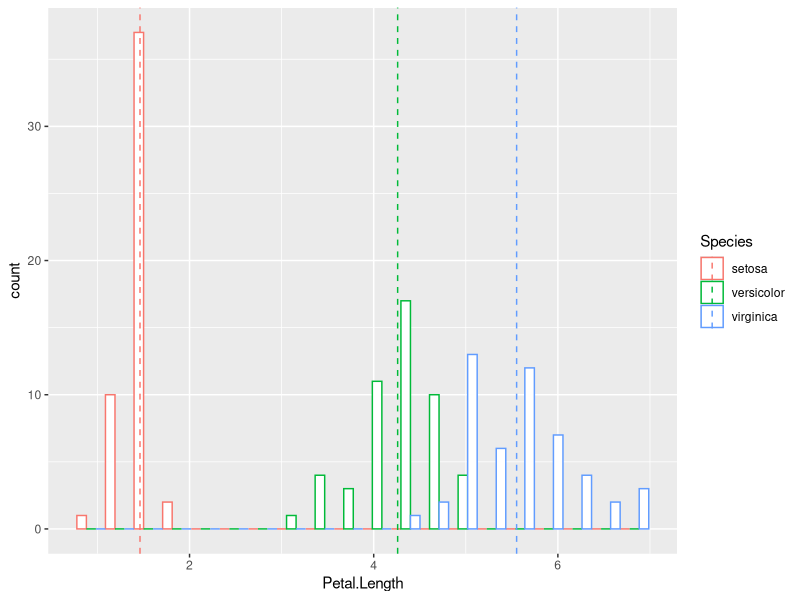
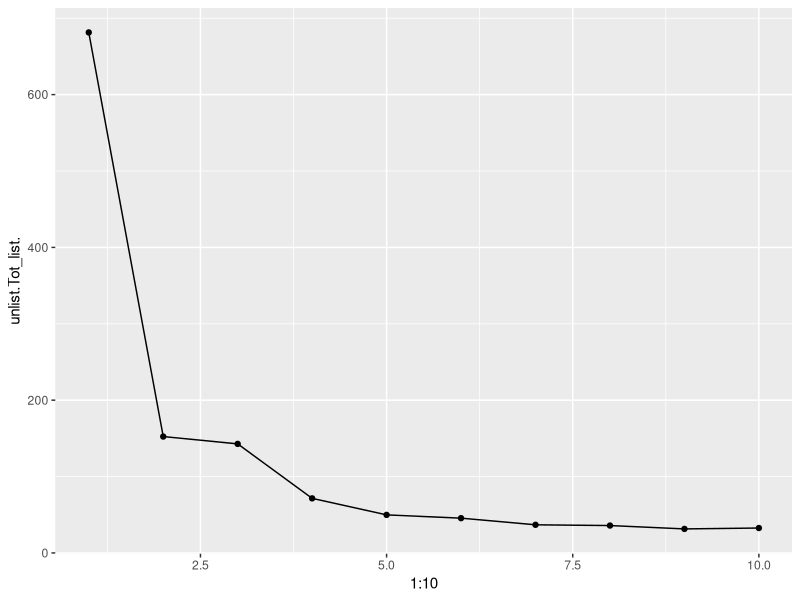
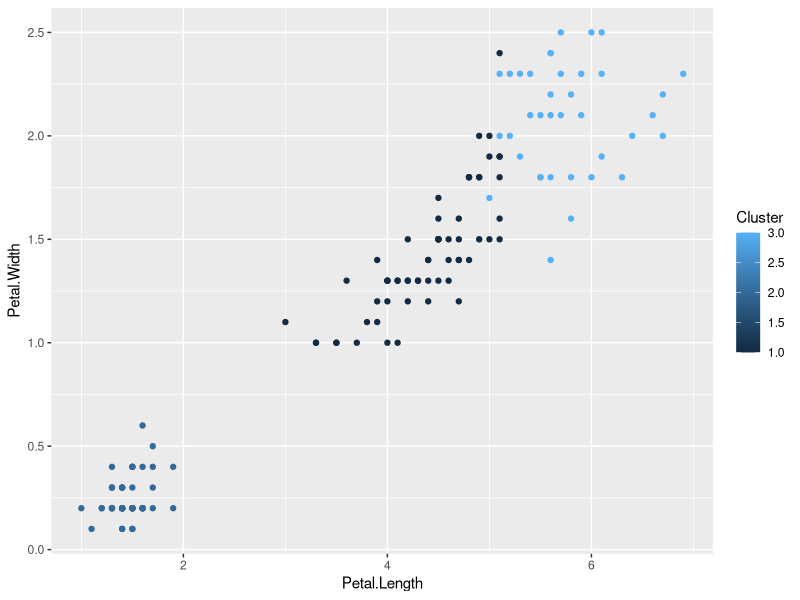
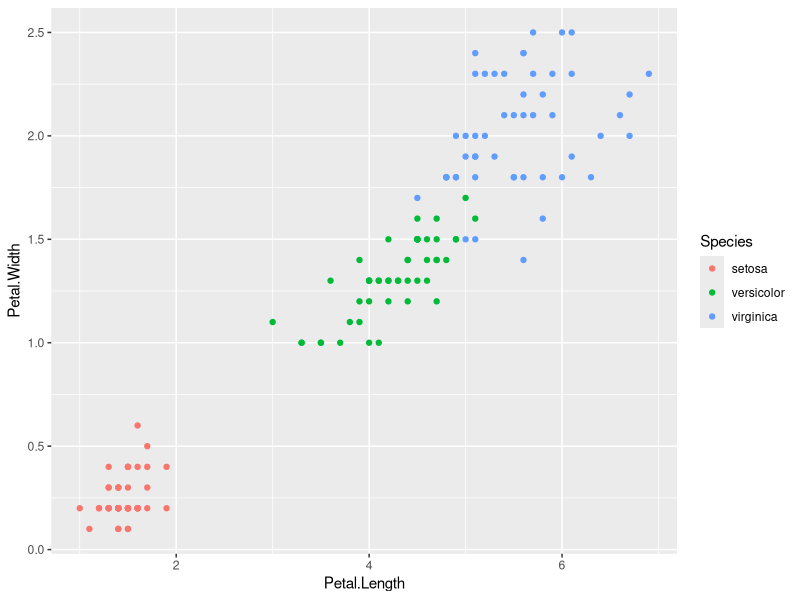

The R script that drew these images, in order:
# |||     ZAD 1    |||

#install.packages("magrittr")
library(magrittr)

#zad1_list_10_elements <- c(6,9,2,3,8,3,6,8,1,2)
#print(zad1_list_10_elements)

zad1_list <- 1:10
wynik_zad1_1 <- zad1_list %>% log2() %>% sin() %>% sum() %>% sqrt()
print(zad1_list)
print(wynik_zad1_1)

data(iris)
print(head(iris))

wynik_zad1_2 <- iris %>% aggregate(. ~ Species, .,mean)
print(wynik_zad1_2)

# |||    ZAD 2     |||

#install.packages("ggplot2")
library("ggplot2")

Zad2_p1 <- ggplot(iris, aes(x=Petal.Length, color = Species)) + 
geom_histogram(fill="white", position="dodge", bins = 20) +
geom_vline(data=wynik_zad1_2, aes(xintercept=Petal.Length, color=Species),linetype="dashed")


#install.packages("GGally")
library("GGally") 

zad2_p2 <- ggpairs(data=iris, aes(color = Species))

#|||    Zad 3     |||

library(cluster)

X <- iris[,c("Sepal.Length","Sepal.Width","Petal.Length","Petal.Width")]
Y <- iris[,c("Species")]

Tot_list = list()
for (i in 1:10) {
    loopedkmeans <- kmeans(X, i, iter.max = 10, nstart = 1)
    loopedtot <- loopedkmeans$tot.withinss
    Tot_list <- append(Tot_list,loopedtot)
}
elbow_plot_data <- data.frame(unlist(Tot_list))
Zad3_p1 <- ggplot(data=elbow_plot_data, aes(x=1:10, y = unlist.Tot_list.)) +
    geom_line() +
    geom_point()

kmeans3 <- kmeans(X, 3, iter.max = 10, nstart = 1)

iris_extended <- iris
iris_extended["Cluster"] <- kmeans3["cluster"]
Zad3_p2 <- ggplot(iris_extended, aes(x=Petal.Length, y=Petal.Width, color = Cluster)) + geom_point()
Zad3_p3 <- ggplot(iris_extended, aes(x=Petal.Length, y=Petal.Width, color = Species)) + geom_point()


